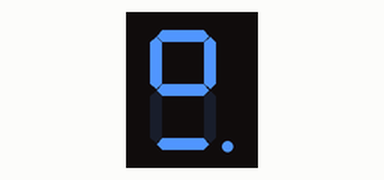
Recording of a sketch running on a simulated Arduino Uno, built with avr-gcc and run on an emulated ATmega328P. On the bench: 1-digit seven-segment display. Wiring (inferred from the names in the program): 1-digit 7-segment display, segments lit when LOW: segments pin 5, pin 6, pin 7, pin 9, pin 10, pin 11, pin 12, pin 13. The segment pins are drawn as the display they are named for.

Above: at 1.1 s.
At 5.3 s:
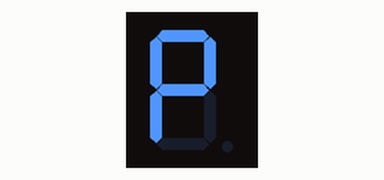
At 9.5 s:
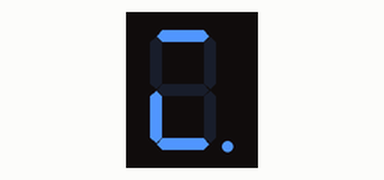
At 20.0 s:
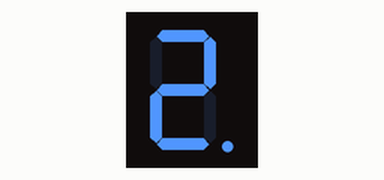
At 29.4 s:
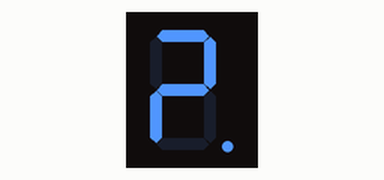
At 37.8 s:
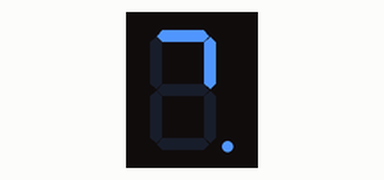

Measured:
- what the display in image 0 shows lasts 1.1 s, from 1.0 s to 2.1 s

The sketch:

katot_display_sayilari_yazdirma.ino
```cpp
int a = 5; // Pinleri tanımlıyoruz
int b = 6;
int c = 7;
int d = 9;
int e = 10;
int f = 11;
int g = 12;
int h = 13;


/*
 NOKTALI KISIM ALTA GELECEK ŞEKİLDE
 ÜSTTE EN SAĞ  = 5
 SAĞIN BİR SOLU = 6
 SAĞIN ÜÇ SOLU (İKİ SOLU TOPRAKLAMA) = 9
 EN SOL = 10

 ALTTA EN SAĞ = 7
 SAĞIN BİR SOLU = 13
 SAĞIN ÜÇ SOLU (İKİ SOLU TOPRAKLAMA) = 12
 EN SOL = 11

ORTALARI 220 OHM DİRENÇ İLE DESTEKLEMEYİ UNUTMAYIN. (BEN 220 OHM KULLANDIM 2 TANE)
KIRMIZI - KIRMIZI - KAHVERENGİ - ALTIN RENKLERİNDE DİRENÇ.

*/


void setup()
{
pinMode(a, OUTPUT); // Pinlerin çıkış pini olduğunu belirtiyoruz.
pinMode(b, OUTPUT);
pinMode(c, OUTPUT);
pinMode(d, OUTPUT);
pinMode(e, OUTPUT);
pinMode(f, OUTPUT);
pinMode(g, OUTPUT);
pinMode(h, OUTPUT);
}
void loop() {
sondur();

// 0 yazımı
digitalWrite(a,LOW);
digitalWrite(b,LOW);
digitalWrite(d,LOW);
digitalWrite(f,LOW);
digitalWrite(g,LOW);
digitalWrite(h,LOW);

delay(1100);
sondur();

// 1 yazımı
digitalWrite(a,LOW);
digitalWrite(h,LOW);

delay(1100);
sondur();

// 2 yazımı
digitalWrite(a,LOW);
digitalWrite(b,LOW);
digitalWrite(e,LOW);
digitalWrite(f,LOW);
digitalWrite(g,LOW);

delay(1100);
sondur();

// 3 yazımı
digitalWrite(a,LOW);
digitalWrite(b,LOW);
digitalWrite(e,LOW);
digitalWrite(g,LOW);
digitalWrite(h,LOW);

delay(1100);
sondur();

// 4 yapımı
digitalWrite(a,LOW);
digitalWrite(d,LOW);
digitalWrite(e,LOW);
digitalWrite(h,LOW);

delay(1100);
sondur();

// 5 yapımı
digitalWrite(b,LOW);
digitalWrite(d,LOW);
digitalWrite(e,LOW);
digitalWrite(g,LOW);
digitalWrite(h,LOW);

delay(1100);
sondur();

// 6 yapımı
digitalWrite(b,LOW);
digitalWrite(d,LOW);
digitalWrite(e,LOW);
digitalWrite(f,LOW);
digitalWrite(g,LOW);
digitalWrite(h,LOW);

delay(1100);
sondur();

// 7 yapımı
digitalWrite(a,LOW);
digitalWrite(b,LOW);
digitalWrite(h,LOW);

delay(1100);
sondur();

// 8 yapımı
digitalWrite(a,LOW);
digitalWrite(b,LOW);
digitalWrite(d,LOW);
digitalWrite(e,LOW);
digitalWrite(f,LOW);
digitalWrite(g,LOW);
digitalWrite(h,LOW);

delay(1100);
sondur();

// 9 yapımı
digitalWrite(a,LOW);
digitalWrite(b,LOW);
digitalWrite(d,LOW);
digitalWrite(e,LOW);
digitalWrite(g,LOW);
digitalWrite(h,LOW);

delay(1100);
sondur();


}

void sondur(){
digitalWrite(a,HIGH);
digitalWrite(b,HIGH);
digitalWrite(c,HIGH);
digitalWrite(d,HIGH);
digitalWrite(e,HIGH);
digitalWrite(f,HIGH);
digitalWrite(g,HIGH);
digitalWrite(h,HIGH);
delay(1000);
}
```
